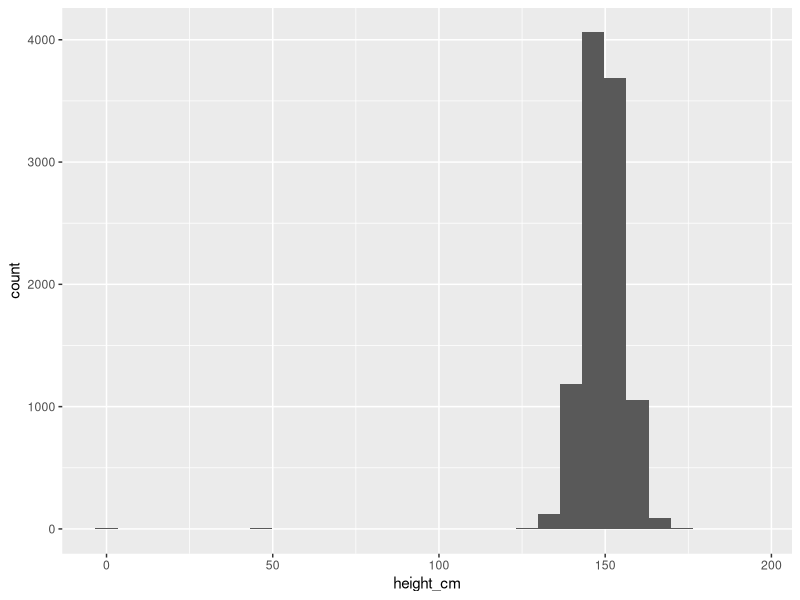
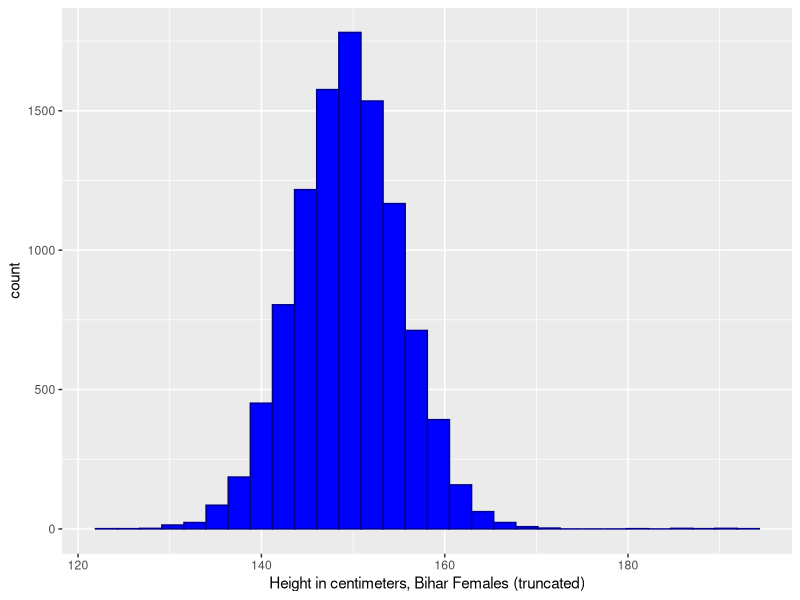
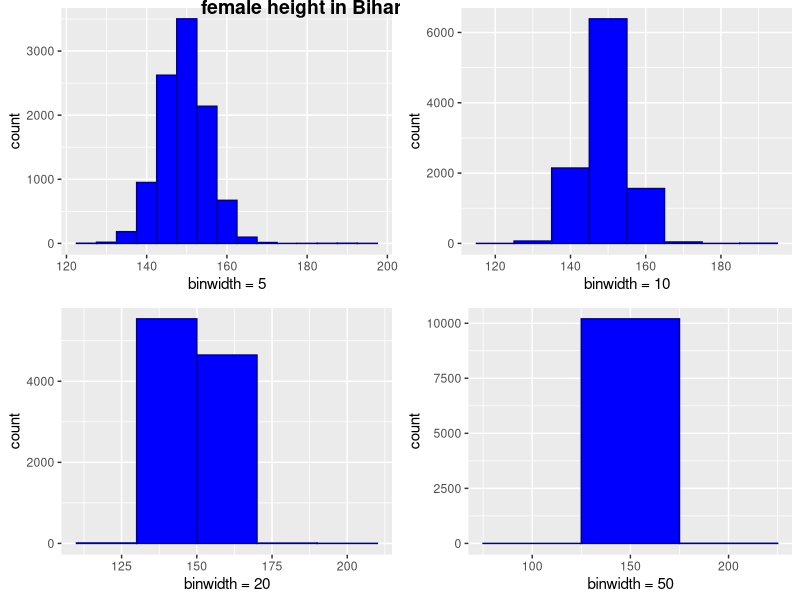
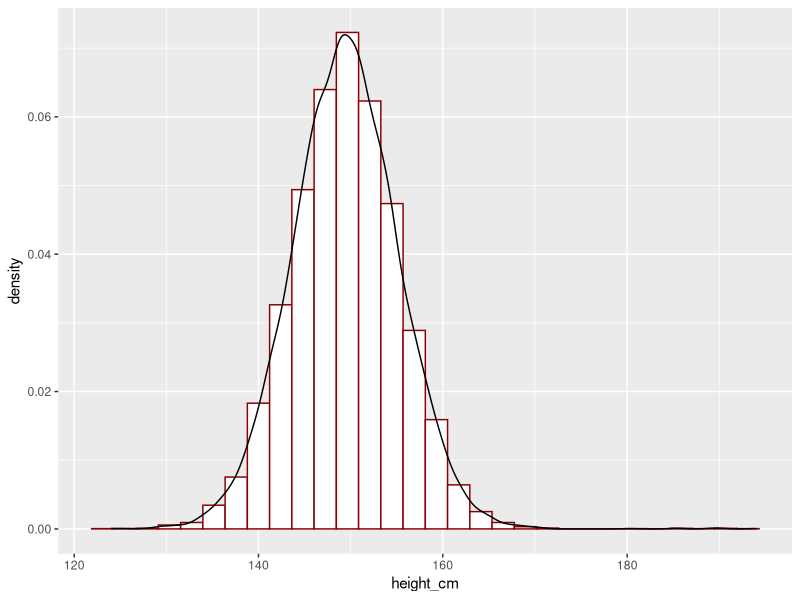
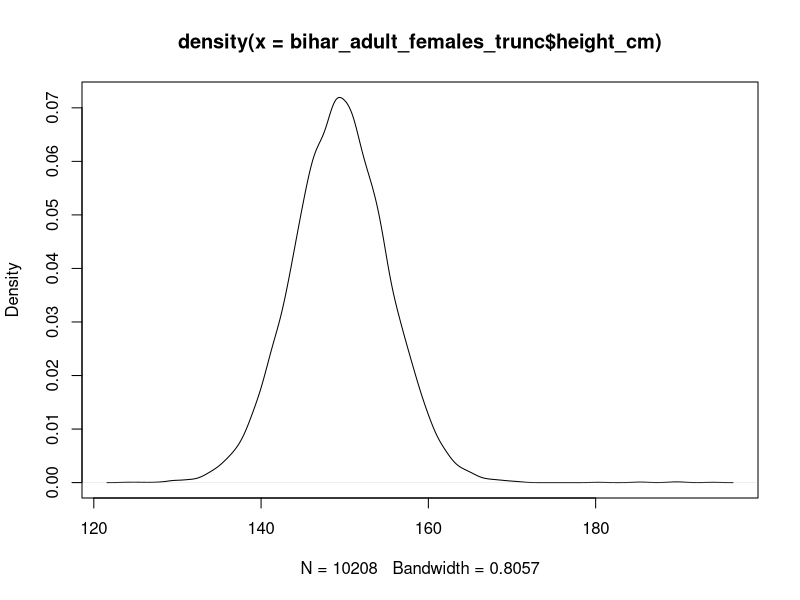
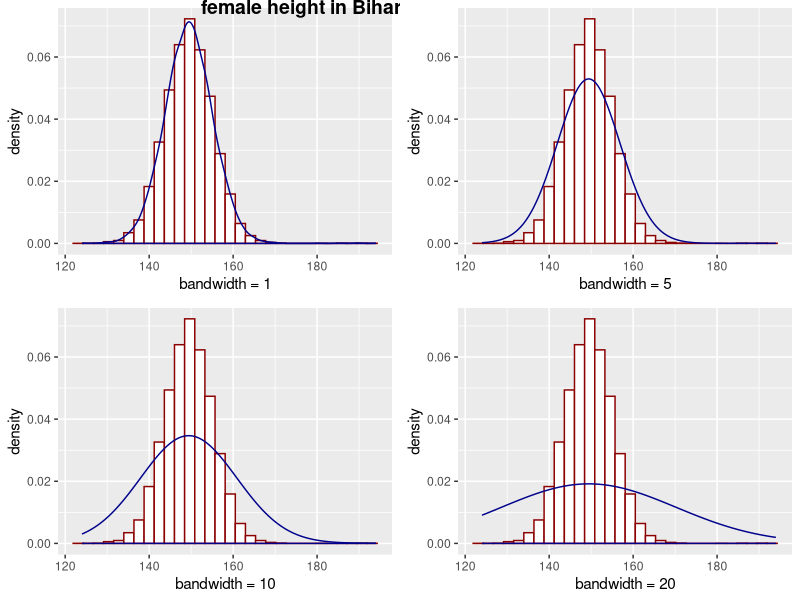
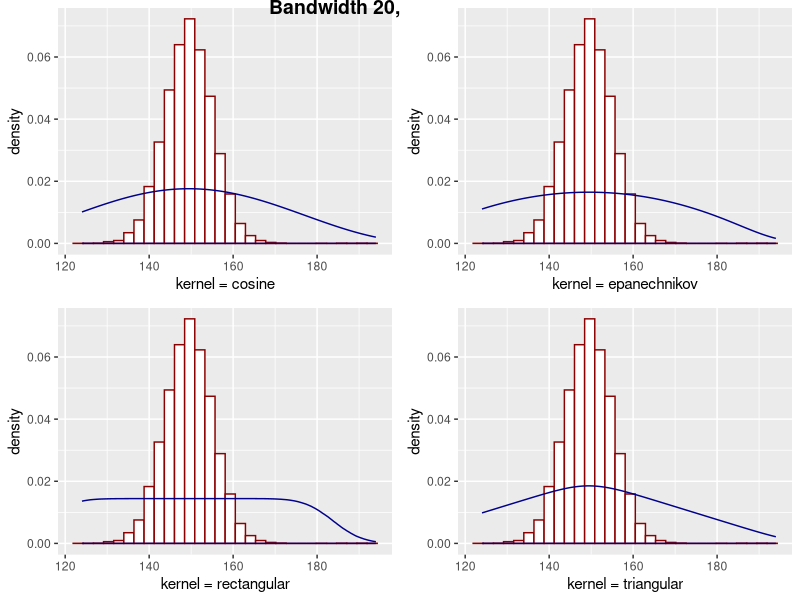

Reproduce these figures in R, in order.
## ---- chunk 1
library(ggplot2)
require(cowplot)
library(tidyverse)

bihar_data <- read_csv("./files/M3/Bihar.csv")

# keep the females
bihar_adult_females <- dplyr::filter(bihar_data, adult == 1, female == 1)

# take a look at our data
head(bihar_adult_females, 10)

# plot it
ggplot(bihar_adult_females, aes(height_cm)) + 
  geom_histogram()

# not very attractive, so lets tidy it up - there are some outliers close to 0 and 200 cm
bihar_adult_females_trunc <- dplyr::filter(bihar_adult_females, height_cm > 120, height_cm < 200)

# Plot again with colour and labels
ggplot(bihar_adult_females_trunc, aes(height_cm)) + 
  geom_histogram(fill = "blue", color = "darkblue") + 
  xlab("Height in centimeters, Bihar Females (truncated)")

## ---- chunk 2
Bihar1 <- ggplot(bihar_adult_females_trunc, aes(height_cm)) + 
  geom_histogram(fill = "blue",color = "darkblue", binwidth = 5) +
  xlab("binwidth = 5")

Bihar2 <- ggplot(bihar_adult_females_trunc, aes(height_cm)) + 
  geom_histogram(fill = "blue",color = "darkblue", binwidth = 10) +
  xlab("binwidth = 10")

Bihar3 <- ggplot(bihar_adult_females_trunc, aes(height_cm)) + 
  geom_histogram(fill = "blue",color = "darkblue", binwidth = 20) +
  xlab("binwidth = 20")

Bihar4 <- ggplot(bihar_adult_females_trunc, aes(height_cm)) + 
  geom_histogram(fill = "blue",color = "darkblue", binwidth = 50) +
  xlab("binwidth = 50")

plot_grid(Bihar1, Bihar2, Bihar3, Bihar4, labels="female height in Bihar", hjust = -1, vjust = 1)
# we could save the results to an image or a file using 
# ggsave("folder/bihargrid.pdf")
## ---- chunk 3
ggplot(bihar_adult_females_trunc, aes(height_cm)) + 
  geom_histogram(data = bihar_adult_females_trunc, aes(height_cm, ..density..), fill = "white", color = "darkred") +
  geom_density(kernel = "gaussian", aes(height_cm))
## ---- chunk 4
kde = density(bihar_adult_females_trunc$height_cm)
plot(kde)
## ---- chunk 5
Bihar5 <- ggplot(bihar_adult_females_trunc, aes(height_cm)) + 
  geom_histogram(data = bihar_adult_females_trunc, aes(height_cm, ..density..), fill = "white", color = "darkred") +
  stat_density(kernel = "gaussian", bw = 1, aes(height_cm), fill = NA, color = "darkblue") +
  xlab("bandwidth = 1")

Bihar6 <- ggplot(bihar_adult_females_trunc, aes(height_cm)) + 
  geom_histogram(data = bihar_adult_females_trunc, aes(height_cm, ..density..), fill = "white", color = "darkred") +
  geom_density(kernel = "gaussian", bw = 5, aes(height_cm), fill = NA, color = "darkblue") +
  xlab("bandwidth = 5")

Bihar7 <- ggplot(bihar_adult_females_trunc, aes(height_cm)) + 
  geom_histogram(data = bihar_adult_females_trunc, aes(height_cm, ..density..), fill = "white", color = "darkred") +
  stat_density(kernel = "gaussian", bw = 10, aes(height_cm), fill = NA, color = "darkblue") +
  xlab("bandwidth = 10")

Bihar8 <- ggplot(bihar_adult_females_trunc, aes(height_cm)) + 
  geom_histogram(data = bihar_adult_females_trunc, aes(height_cm, ..density..), fill = "white", color = "darkred") +
  stat_density(kernel = "gaussian", bw = 20, aes(height_cm), fill = NA, color = "darkblue") +
  xlab("bandwidth = 20")

plot_grid(Bihar5, Bihar6, Bihar7, Bihar8, labels="female height in Bihar", hjust = -1, vjust = 1)
## ---- chunk 6
Bihar9 <- ggplot(bihar_adult_females_trunc, aes(height_cm)) + 
  geom_histogram(data = bihar_adult_females_trunc, aes(height_cm, ..density..), fill = "white", color = "darkred") +
  stat_density(kernel = "cosine", bw = 20, aes(height_cm), fill = NA, color = "darkblue") +
  xlab("kernel = cosine")

Bihar10 <- ggplot(bihar_adult_females_trunc, aes(height_cm)) + 
  geom_histogram(data = bihar_adult_females_trunc, aes(height_cm, ..density..), fill = "white", color = "darkred") +
  stat_density(kernel = "epanechnikov", bw = 20, aes(height_cm), fill = NA, color = "darkblue") +
  xlab("kernel = epanechnikov")

Bihar11 <- ggplot(bihar_adult_females_trunc, aes(height_cm)) + 
  geom_histogram(data = bihar_adult_females_trunc, aes(height_cm, ..density..), fill = "white", color = "darkred") +
  stat_density(kernel = "rectangular", bw = 20, aes(height_cm), fill = NA, color = "darkblue") +
  xlab("kernel = rectangular")

Bihar12 <- ggplot(bihar_adult_females_trunc, aes(height_cm)) + 
  geom_histogram(data = bihar_adult_females_trunc, aes(height_cm, ..density..), fill = "white", color = "darkred") +
  stat_density(kernel = "triangular", bw = 20, aes(height_cm), fill = NA, color = "darkblue") +
  xlab("kernel = triangular")

plot_grid(Bihar9, Bihar10, Bihar11, Bihar12, labels="Bandwidth 20, varying kernel", hjust = -1, vjust = 1)
